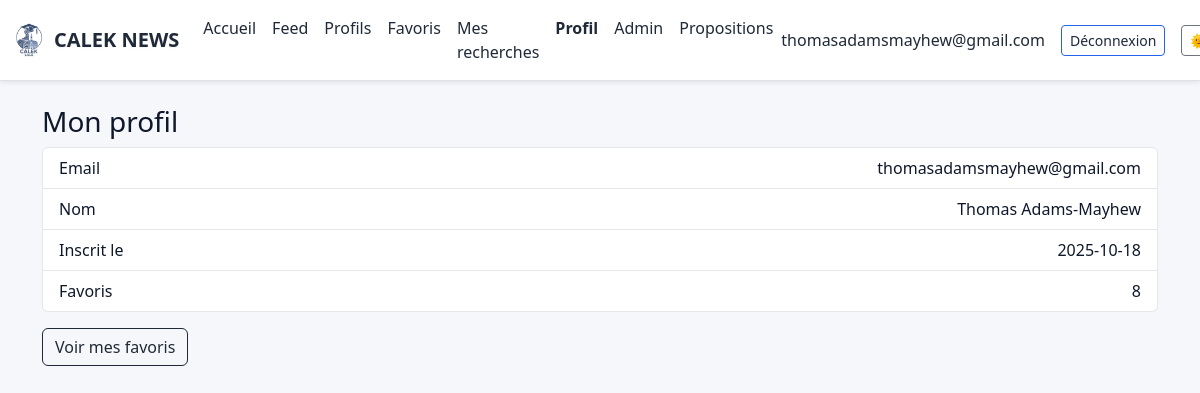
The page /me (signed in) on the database its author committed.
### app.py (models this page shows, shortened)
class User(UserMixin, db.Model):
    id = db.Column(db.Integer, primary_key=True)
    email = db.Column(db.String(120), unique=True, nullable=False)
    name = db.Column(db.String(120))
    password_hash = db.Column(db.String(255), nullable=False)
    role = db.Column(db.String(20), default="user")
    created_at = db.Column(db.DateTime, default=datetime.utcnow)

### app.py (the view)
@app.route('/me')
@login_required
def me():
    fav_count = Favorite.query.filter(Favorite.user_id == current_user.id).count()
    drafts_count = (Article.query
                    .filter(Article.is_published.is_(False))
                    .filter(db.or_(Article.posted_by_id == current_user.id,
                                   Article.posted_by_id.is_(None)))
                    ).count()
    proposed_count = Proposal.query.filter(Proposal.proposer_id == current_user.id).count()
    return render_template(
        'me.html',
        fav_count=fav_count,
        drafts_count=drafts_count,
        proposed_count=proposed_count
    )

### app.py (called while the page is built)
@login_manager.user_loader
def load_user(proposer_id):
    return User.query.get(int(proposer_id))

@app.context_processor
def inject_helpers():
    return {
        "reliability_score": reliability_score
    }

### templates/me.html
{% extends "layout.html" %}
{% block content %}
<h3>Mon profil</h3>
<ul class="list-group mb-3">
  <li class="list-group-item bg-dark text-light d-flex justify-content-between"><span>Email</span><span>{{ current_user.email }}</span></li>
  <li class="list-group-item bg-dark text-light d-flex justify-content-between"><span>Nom</span><span>{{ current_user.name or '—' }}</span></li>
  <li class="list-group-item bg-dark text-light d-flex justify-content-between"><span>Inscrit le</span><span>{{ current_user.created_at.date() }}</span></li>
  <li class="list-group-item bg-dark text-light d-flex justify-content-between"><span>Favoris</span><span>{{ current_user.favorites.count() }}</span></li>
</ul>
<a class="btn btn-outline-light" href="{{ url_for('favorites') }}">Voir mes favoris</a>
{% endblock %}

### templates/layout.html (shortened to what this page needs)
<!doctype html>
<html lang="fr" data-bs-theme="light">
<head>
  <link href="https://cdn.jsdelivr.net/npm/bootstrap@5.3.3/dist/css/bootstrap.min.css" rel="stylesheet">
  <link href="{{ url_for('static', filename='css/theme.css') }}" rel="stylesheet">
</head>
<body>
<nav class="navbar navbar-expand-lg sticky-top shadow-sm bg-body border-bottom">
  <div class="container-fluid">
    <a class="navbar-brand fw-bold d-flex align-items-center gap-2" href="{{ url_for('index') }}">
      <img src="{{ url_for('static', filename='img/calek-logo.png') }}" alt="CALEK" class="logo-img" style="height:34px;width:auto;object-fit:contain">
      <span>CALEK NEWS</span>
    </a>
    <div class="collapse navbar-collapse" id="navbarNav">
      <ul class="navbar-nav me-auto mb-2 mb-lg-0">
        <li class="nav-item"><a class="nav-link{% if request.endpoint == 'index' %} active{% endif %}" href="{{ url_for('index') }}">Accueil</a></li>
        {% if current_user.is_authenticated %}
          <li class="nav-item"><a class="nav-link{% if request.endpoint == 'feed' %} active{% endif %}" href="{{ url_for('feed') }}">Feed</a></li>
          <li class="nav-item"><a class="nav-link{% if request.endpoint == 'users_list' %} active{% endif %}" href="{{ url_for('users_list') }}">Profils</a></li>
          <li class="nav-item"><a class="nav-link{% if request.endpoint == 'favorites' %} active{% endif %}" href="{{ url_for('favorites') }}">Favoris</a></li>
          <li class="nav-item">
            <a class="nav-link{% if request.endpoint == 'my_drafts' %} active{% endif %}" href="{{ url_for('my_drafts') }}">Mes recherches</a>
          </li>
          <li class="nav-item"><a class="nav-link{% if request.endpoint == 'me' %} active{% endif %}" href="{{ url_for('me') }}">Profil</a></li>
          {% if current_user.role == 'admin' %}
            <li class="nav-item"><a class="nav-link{% if request.endpoint and request.endpoint.startswith('admin_') %} active{% endif %}" href="{{ url_for('admin_dashboard') }}">Admin</a></li>
          {% endif %}
          {% if current_user.is_authenticated and current_user.role == 'admin' %}
            <li class="nav-item"><a class="nav-link" href="{{ url_for('admin_proposals') }}">Propositions</a></li>
          {% endif %}
        {% endif %}
      </ul>
      <div class="d-flex align-items-center gap-3">
        {% if current_user.is_authenticated %}
          <span class="user-email text-nowrap">{{ current_user.email }}</span>
          <a href="{{ url_for('logout') }}" class="btn btn-sm btn-outline-primary">Déconnexion</a>
        {% else %}
          <a href="{{ url_for('login') }}" class="btn btn-sm btn-outline-primary">Connexion</a>
          <a href="{{ url_for('signup') }}" class="btn btn-sm btn-primary">Inscription</a>
        {% endif %}
        <button id="theme-toggle" class="btn btn-sm btn-outline-secondary" title="Basculer le thème" aria-label="Basculer le thème">🌞</button>
      </div>
    </div>
  </div>
</nav>
<main class="container py-4">
  {% block content %}{% endblock %}
</main>
</body>
</html>

### static/css/theme.css (style rules this page uses)
:root { --bg: #fbf6f6; --panel: #ffffff; --panel-2: #f9fafc; --text: #0f172a; --muted: #475569; --primary: #2563eb; --accent: #f59e0b; --border: #e5e7eb; --shadow: 0 10px 24px rgba(16,24,40,.08); --nav-bg: #ffffff; --nav-border: #e5e7eb; }
html[data-bs-theme="light"] body { background: linear-gradient(180deg, #f7f9ff 0%, var(--bg) 60%); color: var(--text); }
html[data-bs-theme="light"] .navbar { background: var(--nav-bg); border-bottom: 1px solid var(--nav-border); box-shadow: 0 6px 16px rgba(16,24,40,.05); }
html[data-bs-theme="light"] .navbar .nav-link { color:#1f2937; }
html[data-bs-theme="light"] .navbar .nav-link.active { color:#111827; font-weight:600; }
html[data-bs-theme="light"] .btn-outline-primary { border-color: var(--primary); color: #1e293b; }
.navbar .nav-link.active { font-weight:600; }
html[data-bs-theme="light"] .bg-dark, html[data-bs-theme="light"] .card.bg-dark, html[data-bs-theme="light"] .card.text-light, html[data-bs-theme="light"] .card.border-secondary { background: var(--panel) !important; color: var(--text) !important; border-color: var(--border) !important; }
html[data-bs-theme="light"] .text-light, html[data-bs-theme="light"] .text-white { color: var(--text) !important; }
html[data-bs-theme="light"] .btn-outline-light { color: #1f2937 !important; border-color: #1f2937 !important; }
html[data-bs-theme="light"] .navbar-brand, html[data-bs-theme="light"] .nav-link, html[data-bs-theme="light"] .user-email { color: #1f2937 !important; }
.navbar-brand .logo-img { height: 45px; width: auto; object-fit: contain; transition: transform 0.2s ease; }
.navbar-brand span { text-shadow: 0 1px 2px rgba(0,0,0,0.05); }
:root { --bg-body: #0f1115; --bg-card: #171a21; --text-main: #e8eaed; --text-muted: #9aa0a6; --border-soft: #2a2f3a; }
:root[data-bs-theme="light"] { --bg-body: #f5f7fb; --bg-card: #ffffff; --text-main: #1f2328; --text-muted: #56606b; --border-soft: #e6e9ef; }
html, body { background: var(--bg-body) !important; background-image: none !important; color: var(--text-main); }
body .container, body .container-fluid { background: none !important; }
body * { background-image: none !important; }
.navbar, .navbar .container, .navbar .container-fluid { background: var(--bg-card) !important; background-image: none !important; }

### rows shown on the page
User: email "thomasadamsmayhew@gmail.com", name "Thomas Adams-Mayhew", created_at "2025-10-18"

### other values the page prints
{{ current_user.favorites.count() }} "8"
